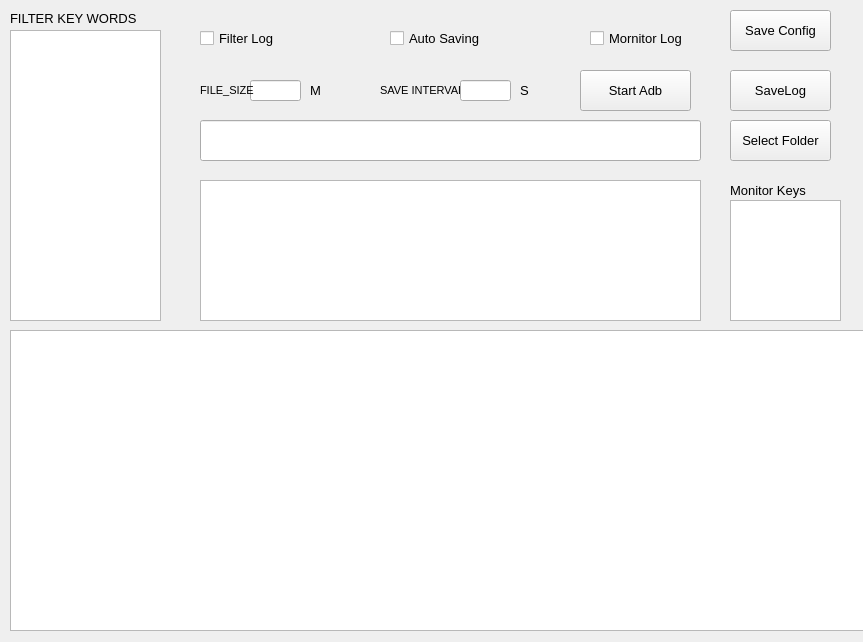
<?xml version="1.0" encoding="UTF-8"?>
<ui version="4.0">
 <class>MainWindow</class>
 <widget class="QMainWindow" name="MainWindow">
  <property name="geometry">
   <rect>
    <x>0</x>
    <y>0</y>
    <width>863</width>
    <height>642</height>
   </rect>
  </property>
  <property name="font">
   <font>
    <pointsize>10</pointsize>
   </font>
  </property>
  <property name="windowTitle">
   <string>MainWindow</string>
  </property>
  <property name="iconSize">
   <size>
    <width>30</width>
    <height>30</height>
   </size>
  </property>
  <widget class="QWidget" name="centralwidget">
   <widget class="QPlainTextEdit" name="etdFilter">
    <property name="geometry">
     <rect>
      <x>10</x>
      <y>30</y>
      <width>151</width>
      <height>291</height>
     </rect>
    </property>
   </widget>
   <widget class="QLabel" name="label">
    <property name="geometry">
     <rect>
      <x>10</x>
      <y>10</y>
      <width>151</width>
      <height>16</height>
     </rect>
    </property>
    <property name="text">
     <string>FILTER KEY WORDS</string>
    </property>
   </widget>
   <widget class="QPlainTextEdit" name="edtLogCat">
    <property name="geometry">
     <rect>
      <x>10</x>
      <y>330</y>
      <width>861</width>
      <height>301</height>
     </rect>
    </property>
   </widget>
   <widget class="QPushButton" name="btnSaveCfg">
    <property name="geometry">
     <rect>
      <x>730</x>
      <y>10</y>
      <width>101</width>
      <height>41</height>
     </rect>
    </property>
    <property name="text">
     <string>Save Config</string>
    </property>
   </widget>
   <widget class="QLineEdit" name="edtFileSize">
    <property name="geometry">
     <rect>
      <x>250</x>
      <y>80</y>
      <width>51</width>
      <height>21</height>
     </rect>
    </property>
   </widget>
   <widget class="QLabel" name="label_2">
    <property name="geometry">
     <rect>
      <x>200</x>
      <y>80</y>
      <width>61</width>
      <height>21</height>
     </rect>
    </property>
    <property name="font">
     <font>
      <pointsize>8</pointsize>
     </font>
    </property>
    <property name="text">
     <string>FILE_SIZE</string>
    </property>
   </widget>
   <widget class="QLabel" name="label_3">
    <property name="geometry">
     <rect>
      <x>310</x>
      <y>80</y>
      <width>21</width>
      <height>21</height>
     </rect>
    </property>
    <property name="text">
     <string>M</string>
    </property>
   </widget>
   <widget class="QCheckBox" name="cbxAutoSave">
    <property name="geometry">
     <rect>
      <x>390</x>
      <y>30</y>
      <width>101</width>
      <height>17</height>
     </rect>
    </property>
    <property name="font">
     <font>
      <pointsize>10</pointsize>
     </font>
    </property>
    <property name="text">
     <string>Auto Saving</string>
    </property>
    <property name="iconSize">
     <size>
      <width>30</width>
      <height>30</height>
     </size>
    </property>
   </widget>
   <widget class="QCheckBox" name="cbxFilterLog">
    <property name="geometry">
     <rect>
      <x>200</x>
      <y>30</y>
      <width>81</width>
      <height>17</height>
     </rect>
    </property>
    <property name="font">
     <font>
      <pointsize>10</pointsize>
     </font>
    </property>
    <property name="text">
     <string>Filter Log</string>
    </property>
    <property name="iconSize">
     <size>
      <width>25</width>
      <height>25</height>
     </size>
    </property>
   </widget>
   <widget class="QCheckBox" name="cbxMornitor">
    <property name="geometry">
     <rect>
      <x>590</x>
      <y>30</y>
      <width>101</width>
      <height>17</height>
     </rect>
    </property>
    <property name="font">
     <font>
      <pointsize>10</pointsize>
     </font>
    </property>
    <property name="text">
     <string>Mornitor Log</string>
    </property>
    <property name="iconSize">
     <size>
      <width>25</width>
      <height>25</height>
     </size>
    </property>
   </widget>
   <widget class="QLabel" name="label_4">
    <property name="geometry">
     <rect>
      <x>380</x>
      <y>80</y>
      <width>81</width>
      <height>21</height>
     </rect>
    </property>
    <property name="font">
     <font>
      <pointsize>8</pointsize>
     </font>
    </property>
    <property name="text">
     <string>SAVE INTERVAL</string>
    </property>
   </widget>
   <widget class="QLabel" name="label_5">
    <property name="geometry">
     <rect>
      <x>520</x>
      <y>80</y>
      <width>21</width>
      <height>20</height>
     </rect>
    </property>
    <property name="text">
     <string>S</string>
    </property>
   </widget>
   <widget class="QLineEdit" name="edtInterval">
    <property name="geometry">
     <rect>
      <x>460</x>
      <y>80</y>
      <width>51</width>
      <height>21</height>
     </rect>
    </property>
   </widget>
   <widget class="QPushButton" name="btnSelFolder">
    <property name="geometry">
     <rect>
      <x>730</x>
      <y>120</y>
      <width>101</width>
      <height>41</height>
     </rect>
    </property>
    <property name="text">
     <string>Select Folder</string>
    </property>
   </widget>
   <widget class="QLineEdit" name="edtFolderPath">
    <property name="geometry">
     <rect>
      <x>200</x>
      <y>120</y>
      <width>501</width>
      <height>41</height>
     </rect>
    </property>
   </widget>
   <widget class="QPlainTextEdit" name="edtMonitorShow">
    <property name="geometry">
     <rect>
      <x>200</x>
      <y>180</y>
      <width>501</width>
      <height>141</height>
     </rect>
    </property>
   </widget>
   <widget class="QPushButton" name="btnSaveLog">
    <property name="geometry">
     <rect>
      <x>730</x>
      <y>70</y>
      <width>101</width>
      <height>41</height>
     </rect>
    </property>
    <property name="text">
     <string>SaveLog</string>
    </property>
   </widget>
   <widget class="QLabel" name="label_6">
    <property name="geometry">
     <rect>
      <x>730</x>
      <y>180</y>
      <width>101</width>
      <height>20</height>
     </rect>
    </property>
    <property name="text">
     <string>Monitor Keys</string>
    </property>
   </widget>
   <widget class="QPushButton" name="btnSatrt">
    <property name="geometry">
     <rect>
      <x>580</x>
      <y>70</y>
      <width>111</width>
      <height>41</height>
     </rect>
    </property>
    <property name="text">
     <string>Start Adb</string>
    </property>
   </widget>
   <widget class="QPlainTextEdit" name="edtMoKeys">
    <property name="geometry">
     <rect>
      <x>730</x>
      <y>200</y>
      <width>111</width>
      <height>121</height>
     </rect>
    </property>
   </widget>
  </widget>
 </widget>
 <resources/>
 <connections/>
</ui>
